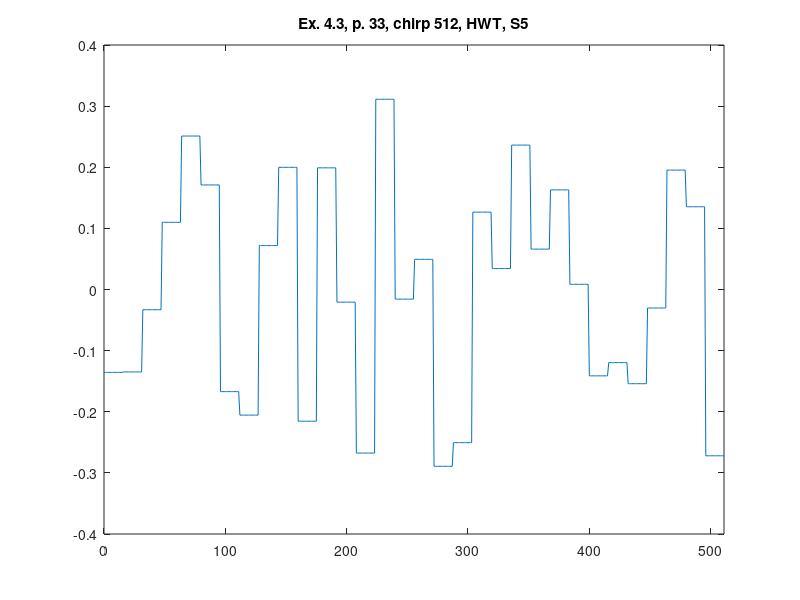

This chart was generated by the following MATLAB code:
%% ========================================================================
%% Programmatic octave notes on "Ripples in Mathematics" by A. Jensen
%% and A. la Cour-Harbo written with a deep gratitude to the authors for
%% this wonderful text. 
%% 
%% Reconstruction of graphs in Ex. 4.3, p.33, Ch 04, S5, HWT, 4 scales.
%%
%% Author: Vladimir Kulyukin
%% 
%% NB: I have tested this code in Octave 4.
%% =========================================================================
t = [0:511];

%%y_ex_4_3_chirp_512_p33 = arrayfun(@(x) sin(x*x), t);

y_ex_4_3_chirp_HWT_S5_512_p33 = [
-0.13562489091863822
-0.13562489091863822
-0.13562489091863822
-0.13562489091863822
-0.13562489091863822
-0.13562489091863822
-0.13562489091863822
-0.13562489091863822
-0.13562489091863822
-0.13562489091863822
-0.13562489091863822
-0.13562489091863822
-0.13562489091863822
-0.13562489091863822
-0.13562489091863822
-0.13562489091863822
-0.13484079091362658
-0.13484079091362658
-0.13484079091362658
-0.13484079091362658
-0.13484079091362658
-0.13484079091362658
-0.13484079091362658
-0.13484079091362658
-0.13484079091362658
-0.13484079091362658
-0.13484079091362658
-0.13484079091362658
-0.13484079091362658
-0.13484079091362658
-0.13484079091362658
-0.13484079091362658
-0.033089357574808534
-0.033089357574808534
-0.033089357574808534
-0.033089357574808534
-0.033089357574808534
-0.033089357574808534
-0.033089357574808534
-0.033089357574808534
-0.033089357574808534
-0.033089357574808534
-0.033089357574808534
-0.033089357574808534
-0.033089357574808534
-0.033089357574808534
-0.033089357574808534
-0.033089357574808534
0.10991761813546604
0.10991761813546604
0.10991761813546604
0.10991761813546604
0.10991761813546604
0.10991761813546604
0.10991761813546604
0.10991761813546604
0.10991761813546604
0.10991761813546604
0.10991761813546604
0.10991761813546604
0.10991761813546604
0.10991761813546604
0.10991761813546604
0.10991761813546604
0.25108688095750764
0.25108688095750764
0.25108688095750764
0.25108688095750764
0.25108688095750764
0.25108688095750764
0.25108688095750764
0.25108688095750764
0.25108688095750764
0.25108688095750764
0.25108688095750764
0.25108688095750764
0.25108688095750764
0.25108688095750764
0.25108688095750764
0.25108688095750764
0.17106717279580458
0.17106717279580458
0.17106717279580458
0.17106717279580458
0.17106717279580458
0.17106717279580458
0.17106717279580458
0.17106717279580458
0.17106717279580458
0.17106717279580458
0.17106717279580458
0.17106717279580458
0.17106717279580458
0.17106717279580458
0.17106717279580458
0.17106717279580458
-0.16706448135823623
-0.16706448135823623
-0.16706448135823623
-0.16706448135823623
-0.16706448135823623
-0.16706448135823623
-0.16706448135823623
-0.16706448135823623
-0.16706448135823623
-0.16706448135823623
-0.16706448135823623
-0.16706448135823623
-0.16706448135823623
-0.16706448135823623
-0.16706448135823623
-0.16706448135823623
-0.20549903061880534
-0.20549903061880534
-0.20549903061880534
-0.20549903061880534
-0.20549903061880534
-0.20549903061880534
-0.20549903061880534
-0.20549903061880534
-0.20549903061880534
-0.20549903061880534
-0.20549903061880534
-0.20549903061880534
-0.20549903061880534
-0.20549903061880534
-0.20549903061880534
-0.20549903061880534
0.07187965446512101
0.07187965446512101
0.07187965446512101
0.07187965446512101
0.07187965446512101
0.07187965446512101
0.07187965446512101
0.07187965446512101
0.07187965446512101
0.07187965446512101
0.07187965446512101
0.07187965446512101
0.07187965446512101
0.07187965446512101
0.07187965446512101
0.07187965446512101
0.19985704540758073
0.19985704540758073
0.19985704540758073
0.19985704540758073
0.19985704540758073
0.19985704540758073
0.19985704540758073
0.19985704540758073
0.19985704540758073
0.19985704540758073
0.19985704540758073
0.19985704540758073
0.19985704540758073
0.19985704540758073
0.19985704540758073
0.19985704540758073
-0.2154712959347291
-0.2154712959347291
-0.2154712959347291
-0.2154712959347291
-0.2154712959347291
-0.2154712959347291
-0.2154712959347291
-0.2154712959347291
-0.2154712959347291
-0.2154712959347291
-0.2154712959347291
-0.2154712959347291
-0.2154712959347291
-0.2154712959347291
-0.2154712959347291
-0.2154712959347291
0.19904564031086555
0.19904564031086555
0.19904564031086555
0.19904564031086555
0.19904564031086555
0.19904564031086555
0.19904564031086555
0.19904564031086555
0.19904564031086555
0.19904564031086555
0.19904564031086555
0.19904564031086555
0.19904564031086555
0.19904564031086555
0.19904564031086555
0.19904564031086555
-0.02070933121372363
-0.02070933121372363
-0.02070933121372363
-0.02070933121372363
-0.02070933121372363
-0.02070933121372363
-0.02070933121372363
-0.02070933121372363
-0.02070933121372363
-0.02070933121372363
-0.02070933121372363
-0.02070933121372363
-0.02070933121372363
-0.02070933121372363
-0.02070933121372363
-0.02070933121372363
-0.26758971058544934
-0.26758971058544934
-0.26758971058544934
-0.26758971058544934
-0.26758971058544934
-0.26758971058544934
-0.26758971058544934
-0.26758971058544934
-0.26758971058544934
-0.26758971058544934
-0.26758971058544934
-0.26758971058544934
-0.26758971058544934
-0.26758971058544934
-0.26758971058544934
-0.26758971058544934
0.3112360576417029
0.3112360576417029
0.3112360576417029
0.3112360576417029
0.3112360576417029
0.3112360576417029
0.3112360576417029
0.3112360576417029
0.3112360576417029
0.3112360576417029
0.3112360576417029
0.3112360576417029
0.3112360576417029
0.3112360576417029
0.3112360576417029
0.3112360576417029
-0.015717454748447848
-0.015717454748447848
-0.015717454748447848
-0.015717454748447848
-0.015717454748447848
-0.015717454748447848
-0.015717454748447848
-0.015717454748447848
-0.015717454748447848
-0.015717454748447848
-0.015717454748447848
-0.015717454748447848
-0.015717454748447848
-0.015717454748447848
-0.015717454748447848
-0.015717454748447848
0.049338717790251105
0.049338717790251105
0.049338717790251105
0.049338717790251105
0.049338717790251105
0.049338717790251105
0.049338717790251105
0.049338717790251105
0.049338717790251105
0.049338717790251105
0.049338717790251105
0.049338717790251105
0.049338717790251105
0.049338717790251105
0.049338717790251105
0.049338717790251105
-0.2892770306258272
-0.2892770306258272
-0.2892770306258272
-0.2892770306258272
-0.2892770306258272
-0.2892770306258272
-0.2892770306258272
-0.2892770306258272
-0.2892770306258272
-0.2892770306258272
-0.2892770306258272
-0.2892770306258272
-0.2892770306258272
-0.2892770306258272
-0.2892770306258272
-0.2892770306258272
-0.2505291376774423
-0.2505291376774423
-0.2505291376774423
-0.2505291376774423
-0.2505291376774423
-0.2505291376774423
-0.2505291376774423
-0.2505291376774423
-0.2505291376774423
-0.2505291376774423
-0.2505291376774423
-0.2505291376774423
-0.2505291376774423
-0.2505291376774423
-0.2505291376774423
-0.2505291376774423
0.12657183181734638
0.12657183181734638
0.12657183181734638
0.12657183181734638
0.12657183181734638
0.12657183181734638
0.12657183181734638
0.12657183181734638
0.12657183181734638
0.12657183181734638
0.12657183181734638
0.12657183181734638
0.12657183181734638
0.12657183181734638
0.12657183181734638
0.12657183181734638
0.034287084731374935
0.034287084731374935
0.034287084731374935
0.034287084731374935
0.034287084731374935
0.034287084731374935
0.034287084731374935
0.034287084731374935
0.034287084731374935
0.034287084731374935
0.034287084731374935
0.034287084731374935
0.034287084731374935
0.034287084731374935
0.034287084731374935
0.034287084731374935
0.23624551058296725
0.23624551058296725
0.23624551058296725
0.23624551058296725
0.23624551058296725
0.23624551058296725
0.23624551058296725
0.23624551058296725
0.23624551058296725
0.23624551058296725
0.23624551058296725
0.23624551058296725
0.23624551058296725
0.23624551058296725
0.23624551058296725
0.23624551058296725
0.06607403372232135
0.06607403372232135
0.06607403372232135
0.06607403372232135
0.06607403372232135
0.06607403372232135
0.06607403372232135
0.06607403372232135
0.06607403372232135
0.06607403372232135
0.06607403372232135
0.06607403372232135
0.06607403372232135
0.06607403372232135
0.06607403372232135
0.06607403372232135
0.1629630313634193
0.1629630313634193
0.1629630313634193
0.1629630313634193
0.1629630313634193
0.1629630313634193
0.1629630313634193
0.1629630313634193
0.1629630313634193
0.1629630313634193
0.1629630313634193
0.1629630313634193
0.1629630313634193
0.1629630313634193
0.1629630313634193
0.1629630313634193
0.008498605162771391
0.008498605162771391
0.008498605162771391
0.008498605162771391
0.008498605162771391
0.008498605162771391
0.008498605162771391
0.008498605162771391
0.008498605162771391
0.008498605162771391
0.008498605162771391
0.008498605162771391
0.008498605162771391
0.008498605162771391
0.008498605162771391
0.008498605162771391
-0.14126472252265873
-0.14126472252265873
-0.14126472252265873
-0.14126472252265873
-0.14126472252265873
-0.14126472252265873
-0.14126472252265873
-0.14126472252265873
-0.14126472252265873
-0.14126472252265873
-0.14126472252265873
-0.14126472252265873
-0.14126472252265873
-0.14126472252265873
-0.14126472252265873
-0.14126472252265873
-0.11960762388893835
-0.11960762388893835
-0.11960762388893835
-0.11960762388893835
-0.11960762388893835
-0.11960762388893835
-0.11960762388893835
-0.11960762388893835
-0.11960762388893835
-0.11960762388893835
-0.11960762388893835
-0.11960762388893835
-0.11960762388893835
-0.11960762388893835
-0.11960762388893835
-0.11960762388893835
-0.154087575516478
-0.154087575516478
-0.154087575516478
-0.154087575516478
-0.154087575516478
-0.154087575516478
-0.154087575516478
-0.154087575516478
-0.154087575516478
-0.154087575516478
-0.154087575516478
-0.154087575516478
-0.154087575516478
-0.154087575516478
-0.154087575516478
-0.154087575516478
-0.030273879046101657
-0.030273879046101657
-0.030273879046101657
-0.030273879046101657
-0.030273879046101657
-0.030273879046101657
-0.030273879046101657
-0.030273879046101657
-0.030273879046101657
-0.030273879046101657
-0.030273879046101657
-0.030273879046101657
-0.030273879046101657
-0.030273879046101657
-0.030273879046101657
-0.030273879046101657
0.19534333223838654
0.19534333223838654
0.19534333223838654
0.19534333223838654
0.19534333223838654
0.19534333223838654
0.19534333223838654
0.19534333223838654
0.19534333223838654
0.19534333223838654
0.19534333223838654
0.19534333223838654
0.19534333223838654
0.19534333223838654
0.19534333223838654
0.19534333223838654
0.13537516178792566
0.13537516178792566
0.13537516178792566
0.13537516178792566
0.13537516178792566
0.13537516178792566
0.13537516178792566
0.13537516178792566
0.13537516178792566
0.13537516178792566
0.13537516178792566
0.13537516178792566
0.13537516178792566
0.13537516178792566
0.13537516178792566
0.13537516178792566
-0.2720330869769115
-0.2720330869769115
-0.2720330869769115
-0.2720330869769115
-0.2720330869769115
-0.2720330869769115
-0.2720330869769115
-0.2720330869769115
-0.2720330869769115
-0.2720330869769115
-0.2720330869769115
-0.2720330869769115
-0.2720330869769115
-0.2720330869769115
-0.2720330869769115
-0.2720330869769115
];

figure;
plot(t, y_ex_4_3_chirp_HWT_S5_512_p33);
xlim([0 511]);
title('Ex. 4.3, p. 33, chirp 512, HWT, S5');
